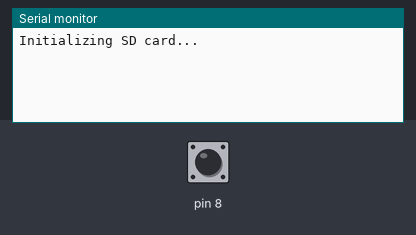
A sketch run on a simulated Arduino Nano, built with avr-gcc and run on an emulated ATmega328P. Shown: the last lines printed to the serial monitor. The inputs (shaded band) are chosen by the test bench; at power-on: pin 8 HIGH. Storage starts empty; random numbers use the default seed unless the sketch sets one; the audio player accepts every command and is not drawn.

Above: at 1.2 s.
1.3 s: pin 8 pulled LOW for 0.15 s
At 2.5 s:
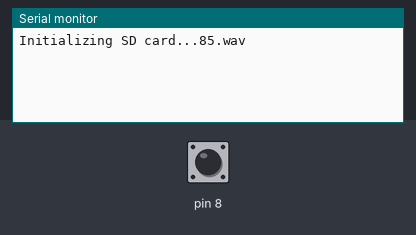
2.9 s: pin 8 pulled LOW for 1 s
At 4.1 s:
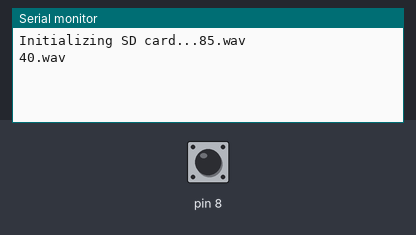
5.4 s: pin 8 pulled LOW for 0.15 s
At 5.7 s:
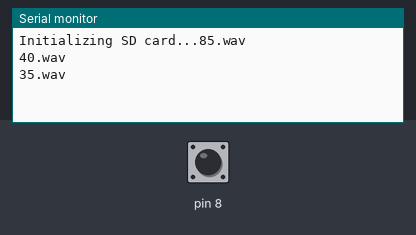

Measured:
- after the input at 1.3 s, the serial monitor: prints a new line at once (image 1)
- after the input at 2.9 s, the serial monitor: prints a new line after 0.40 s (image 2)
- after the input at 5.4 s, the serial monitor: prints a new line at once (image 3)

The sketch:

code.ino
```cpp
#include <SD.h>
#include <SPI.h>
#include <TMRpcm.h>

// Chip Select pin for SD card
const int chipSelect = 10;

// Initialize TMRpcm object
TMRpcm ad;


void setup() {
  // Start serial communication
  Serial.begin(9600);
  pinMode(8, INPUT_PULLUP);
  while (!Serial) {
    ; // Wait for serial port
  }

  // Set speaker pin (must be a PWM pin: D3, D5, D6, D9, D10, D11 on Nano)
  ad.speakerPin = 9; // Change if you used a different pin

  Serial.print("Initializing SD card...");
  if (!SD.begin(chipSelect)) {
    Serial.println("SD card failed, or not present");
    while (1); // Halt if SD fails
  }
  randomSeed(analogRead(0));
  ad.quality(1);
  ad.volume(7);

}


void loop() {
  // Audio plays in the background; add logic here if needed

  if (digitalRead(8) == LOW){
    int randomTrack = random(1, 101);  // Generate random number between 1 and 100
    char filename[7];
    sprintf(filename, "%d.wav", randomTrack);
    ad.play(filename);
    Serial.println(filename);
    delay(2000);
    }
}
```
